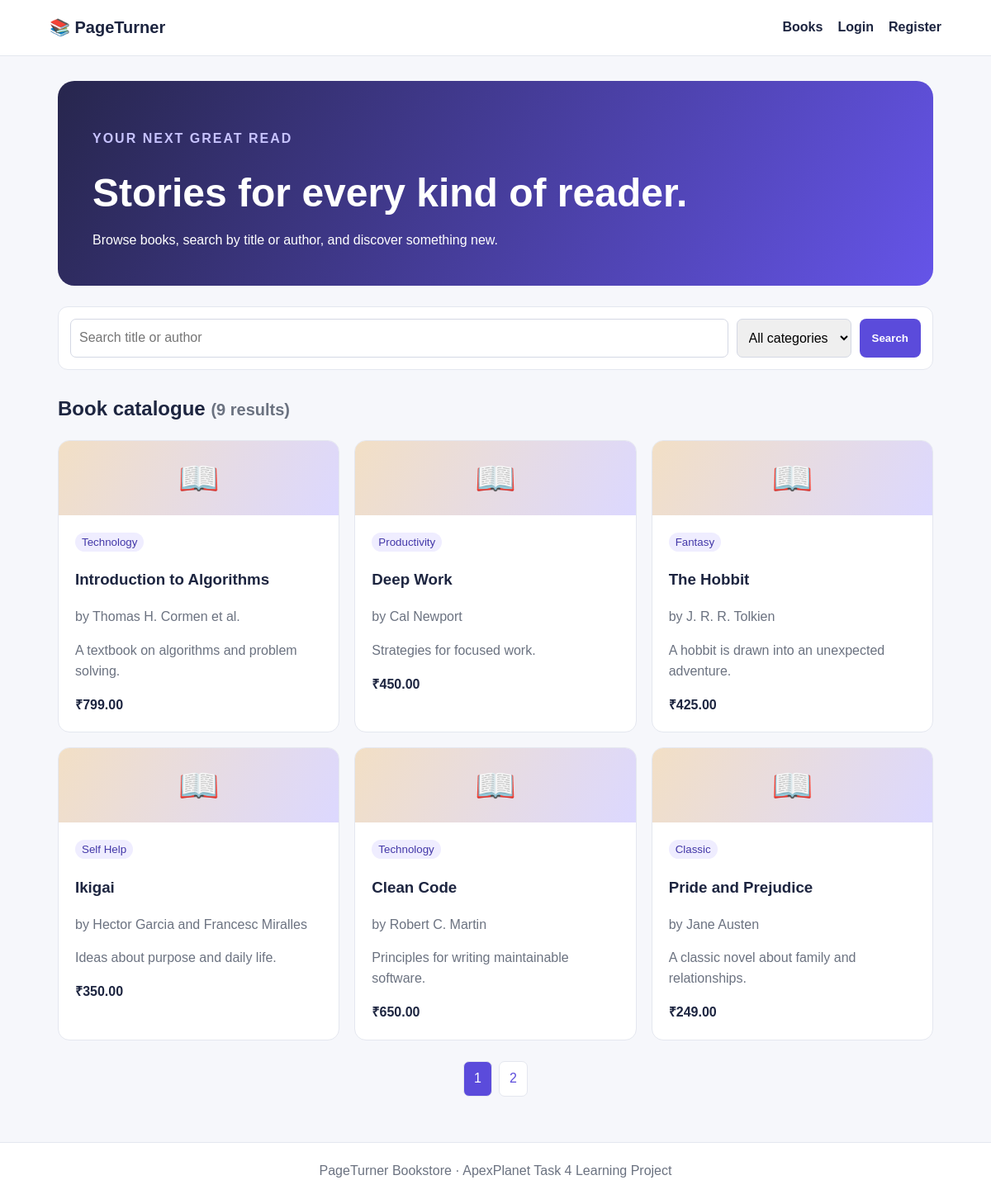
The page / on the database its author committed.
### tables this page shows
CREATE TABLE IF NOT EXISTS books(id INT UNSIGNED AUTO_INCREMENT PRIMARY KEY,title VARCHAR(180) NOT NULL,author VARCHAR(120) NOT NULL,category VARCHAR(80) NOT NULL,price DECIMAL(10,2) NOT NULL DEFAULT 0,description TEXT,created_at TIMESTAMP DEFAULT CURRENT_TIMESTAMP);

### index.php (the view, shortened to what this page needs)
<?php
require_once 'config.php'; $page_title='Book Catalogue'; $q=trim($_GET['q']??''); $cat=trim($_GET['category']??''); $page=max(1,(int)($_GET['page']??1)); $limit=6;
$where=[];$params=[];$types='';
$w=$where?'WHERE '.implode(' AND ',$where):'';
$cs=$conn->prepare("SELECT COUNT(*) total FROM books $w"); if($types)$cs->bind_param($types,...$params);$cs->execute();$total=(int)$cs->get_result()->fetch_assoc()['total'];$pages=max(1,(int)ceil($total/$limit));$page=min($page,$pages);$offset=($page-1)*$limit;
$s=$conn->prepare("SELECT * FROM books $w ORDER BY id DESC LIMIT ? OFFSET ?");$p=$params;$p[]=$limit;$p[]=$offset;$s->bind_param($types.'ii',...$p);$s->execute();$books=$s->get_result();$cats=$conn->query('SELECT DISTINCT category FROM books ORDER BY category');
include 'header.php'; ?>
<section class="hero"><p>YOUR NEXT GREAT READ</p><h1>Stories for every kind of reader.</h1><span>Browse books, search by title or author, and discover something new.</span></section>
<form class="search" method="get"><input name="q" placeholder="Search title or author" value="<?= htmlspecialchars($q) ?>"><select name="category"><option value="">All categories</option></select><button>Search</button></form>
<h2>Book catalogue <small>(<?= $total ?> results)</small></h2><div class="grid"><?php if(!$books->num_rows) echo '<p>No books found.</p>'; while($b=$books->fetch_assoc()): ?><article class="card"><div class="cover">📖</div><div class="pad"><small class="tag"><?= htmlspecialchars($b['category']) ?></small><h3><?= htmlspecialchars($b['title']) ?></h3><p>by <?= htmlspecialchars($b['author']) ?></p><p><?= htmlspecialchars($b['description']) ?></p><b>₹<?= number_format((float)$b['price'],2) ?></b></div></article><?php endwhile; ?></div>
<div class="pages"><?php for($i=1;$i<=$pages;$i++): ?><a class="<?= $i===$page?'active':'' ?>" href="?q=<?= urlencode($q) ?>&category=<?= urlencode($cat) ?>&page=<?= $i ?>"><?= $i ?></a><?php endfor; ?></div>
<?php include 'footer.php'; ?>

### header.php (shortened to what this page needs)
<!doctype html><html lang="en"><head><link rel="stylesheet" href="<?= $asset_prefix??'' ?>assets/style.css"></head><body>
<header><a class="brand" href="<?= $root_prefix??'' ?>index.php">📚 PageTurner</a><nav><a href="<?= $root_prefix??'' ?>index.php">Books</a><?php if(!empty($_SESSION['user_id'])): ?><a href="<?= $root_prefix??'' ?>dashboard.php">Dashboard</a><?php if(($_SESSION['role']??'')==='admin'): ?><a href="<?= $root_prefix??'' ?>admin/books.php">Admin</a><?php endif; ?><a href="<?= $root_prefix??'' ?>logout.php">Logout</a><?php else: ?><a href="<?= $root_prefix??'' ?>login.php">Login</a><a href="<?= $root_prefix??'' ?>register.php">Register</a><?php endif; ?></nav></header><main class="container">

### footer.php
</main><footer>PageTurner Bookstore · ApexPlanet Task 4 Learning Project</footer></body></html>

### assets/style.css (style rules this page uses)
:root { --ink:#1d2540;--brand:#5b4bdb;--muted:#6b7280;--line:#e4e7ef }
* { box-sizing:border-box }
body { margin:0;font:16px/1.55 Arial,sans-serif;background:#f6f7fb;color:var(--ink) }
a { color:var(--brand);text-decoration:none }
header { background:white;border-bottom:1px solid var(--line);padding:18px 5%;display:flex;justify-content:space-between;align-items:center;gap:20px;flex-wrap:wrap }
.brand { font-size:1.25rem;font-weight:bold;color:var(--ink) }
nav { display:flex;gap:18px;flex-wrap:wrap }
nav a { font-weight:bold;color:var(--ink) }
.container { max-width:1100px;margin:auto;padding:30px 20px;min-height:78vh }
.hero { background:linear-gradient(120deg,#27264d,#6554e8);color:white;padding:42px;border-radius:20px;margin-bottom:25px }
.hero p { color:#c7c3ff;font-weight:bold;letter-spacing:2px }
.hero h1 { font-size:clamp(2rem,5vw,3rem);margin:8px 0 }
.search { display:flex;gap:10px;margin:20px 0 28px;background:white;padding:14px;border:1px solid var(--line);border-radius:12px }
.search input { flex:1;min-width:100px }
.search input,.search select,input,textarea { font:inherit;padding:10px;border:1px solid #d4d8e4;border-radius:7px }
.button,button { display:inline-block;background:var(--brand);color:white;border:0;border-radius:8px;padding:10px 15px;font-weight:bold;cursor:pointer }
.grid { display:grid;grid-template-columns:repeat(3,1fr);gap:18px }
.card { background:white;border:1px solid var(--line);border-radius:14px;overflow:hidden }
.cover { height:90px;display:grid;place-items:center;font-size:2.5rem;background:linear-gradient(120deg,#f2dfc5,#dcd8ff) }
.pad { padding:20px }
.tag { background:#efedff;color:#4338a8;border-radius:15px;padding:4px 8px }
.card p { color:var(--muted) }
small { color:var(--muted) }
.pages { display:flex;justify-content:center;gap:8px;margin:25px }
.pages a { padding:8px 12px;background:white;border:1px solid var(--line);border-radius:7px }
.pages .active { background:var(--brand);color:white }
footer { text-align:center;padding:22px;color:var(--muted);background:white;border-top:1px solid var(--line) }

### rows shown on the page
books: category "Technology", title "Introduction to Algorithms", author "Thomas H. Cormen et al.", description "A textbook on algorithms and problem solving.", price "799.00"
books: category "Productivity", title "Deep Work", author "Cal Newport", description "Strategies for focused work.", price "450.00"
books: category "Fantasy", title "The Hobbit", author "J. R. R. Tolkien", description "A hobbit is drawn into an unexpected adventure.", price "425.00"
books: category "Self Help", title "Ikigai", author "Hector Garcia and Francesc Miralles", description "Ideas about purpose and daily life.", price "350.00"
books: category "Technology", title "Clean Code", author "Robert C. Martin", description "Principles for writing maintainable software.", price "650.00"
books: category "Classic", title "Pride and Prejudice", author "Jane Austen", description "A classic novel about family and relationships.", price "249.00"

### other values the page prints
$total "9"
